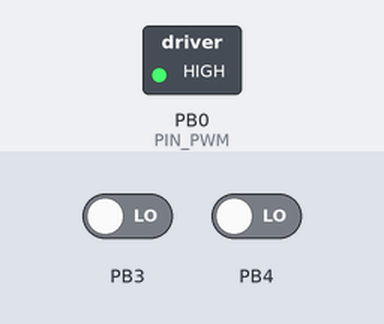
The sketch below on a simulated ATtiny85, built with avr-gcc and run on an emulated ATtiny85. Parts: switched loads named in the sketch (green lamp = pin HIGH). The inputs (shaded band) are chosen by the test bench; at power-on: PB4 LOW, PB3 LOW.

Above: at 2.9 s.
3.0 s: PB4 driven HIGH
At 4.15 s:
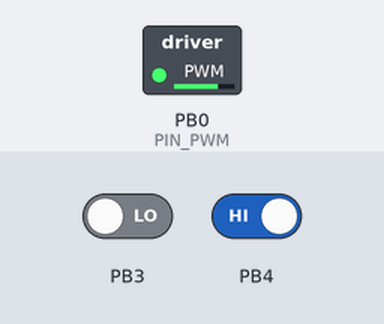
At 7.0 s:
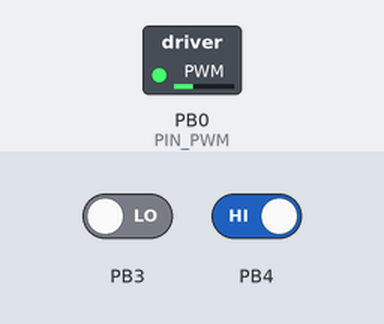
Timing chart, 0 to 8.5 s (numbered marks = the images above; inputs shaded):
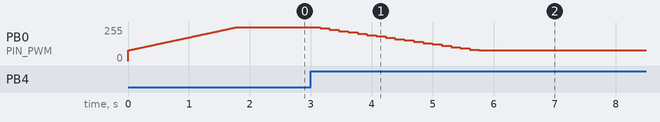

Measured:
- after the input at 3.0 s, PB0 (PIN_PWM): moves from 255/255 to 80/255 over 2.6 s, starting after 0.15 s

The sketch:

MagneticStirrer.ino
```cpp
// The firmware for controlling brushed motor speed in the Magnetic stirrer.
// the PCB is borrowed from mine TinyDiversity as it has place for MCU and mosfet and reasonably small. :)
// MCU: Attiny85 @ 1mhz (default)
// Mosfet: AO3400
// Buttons pins are pulled down externally with 10K resistors
#include <EEPROM.h>

//#define DEBUG

#define MAXPWM  255  // Maximum safe value for motor
#define MINPWM   80  // Minimum value for safe motor start

#define PIN_PWM			PB0
#define PIN_BUTTON1		PB3
#define PIN_BUTTON2		PB4

// don't use first byte of EEPROM. It can be corrupted
#define EEPROM_LAST_PWM	5	// (byte)

uint8_t pwm_val;
unsigned long eestore_millis;

void setupPins() {
	bitSet(DDRB, PIN_PWM);
	bitClear(PORTB, PIN_PWM);
	bitClear(DDRB, PIN_BUTTON1);
	bitClear(DDRB, PIN_BUTTON2);
}

void setup()
{
	setupPins();

	pwm_val = EEPROM.read(EEPROM_LAST_PWM);
	if(pwm_val>MAXPWM){pwm_val=MAXPWM;}
	if(pwm_val<MINPWM){pwm_val=MINPWM;}

	// start motor smoothly
	for(uint8_t i=MINPWM; i<pwm_val; i++){
		analogWrite(PIN_PWM, i);
		mDelay(10);
	}
	analogWrite(PIN_PWM, pwm_val);

	eestore_millis = millis();
}


void loop() {
	// read buttons
	//uint8_t but1 = bitRead(PINB, PIN_BUTTON1);
	if(bitRead(PINB, PIN_BUTTON1)==1){
		// if button left pressed for 150ms then increase or decrease pwm
		uint8_t but_valid = 1; // button pressed
		for(uint8_t i=0; i<15; i++){
			if(bitRead(PINB, PIN_BUTTON1)!=1){
				but_valid = 0;
				break;
			}
			mDelay(10);
		}
		if(but_valid==1){if(pwm_val+10<=MAXPWM){pwm_val+=10;}else{pwm_val=MAXPWM;}}
	}
	if(bitRead(PINB, PIN_BUTTON2)==1){
		// if button left pressed for 150ms then increase or decrease pwm
		uint8_t but_valid = 1; // button pressed
		for(uint8_t i=0; i<15; i++){
			if(bitRead(PINB, PIN_BUTTON2)!=1){
				but_valid = 0;
				break;
			}
			mDelay(10);
		}
		if(but_valid==1){if(pwm_val-10>=MINPWM){pwm_val-=10;}else{pwm_val=MINPWM;}}
	}
	analogWrite(PIN_PWM, pwm_val);

	// store PWM value to EEPROM. Check every 30 seconds, but update only if changed
	if(millis() > eestore_millis + 30000){
		EEPROM.update(EEPROM_LAST_PWM, pwm_val);  // Only update if value is changed
		eestore_millis = millis();
	}
}


void mDelay(int dtmp){
	unsigned long tmp = millis();
	while((tmp+dtmp)>millis()){}
}
```
